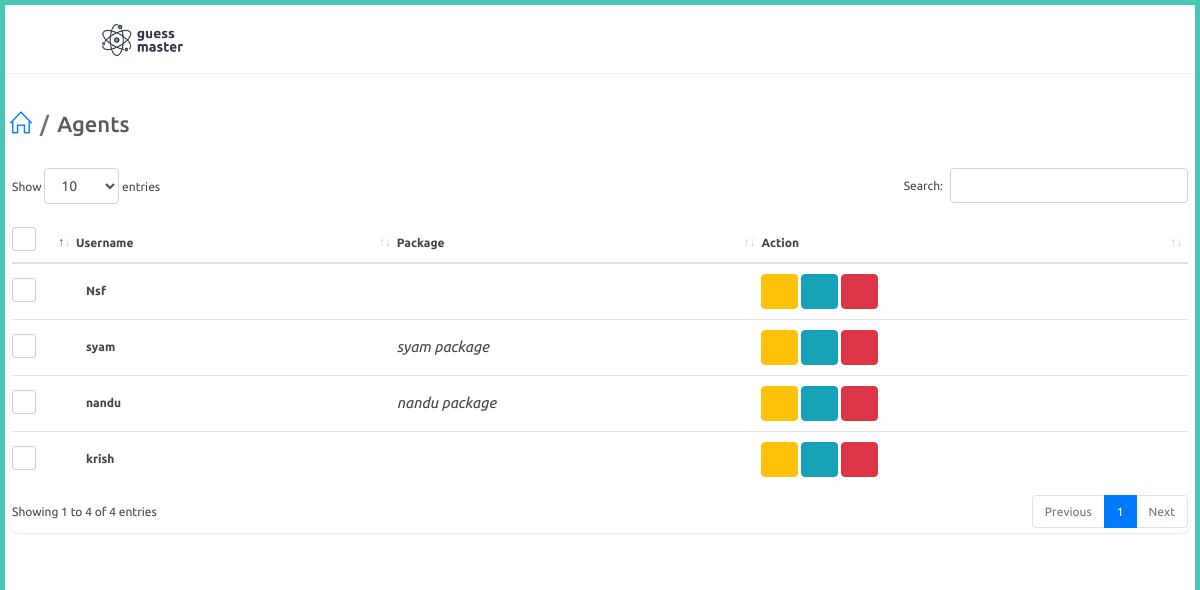
The page /adminapp/view-agent on the database as committed earlier.
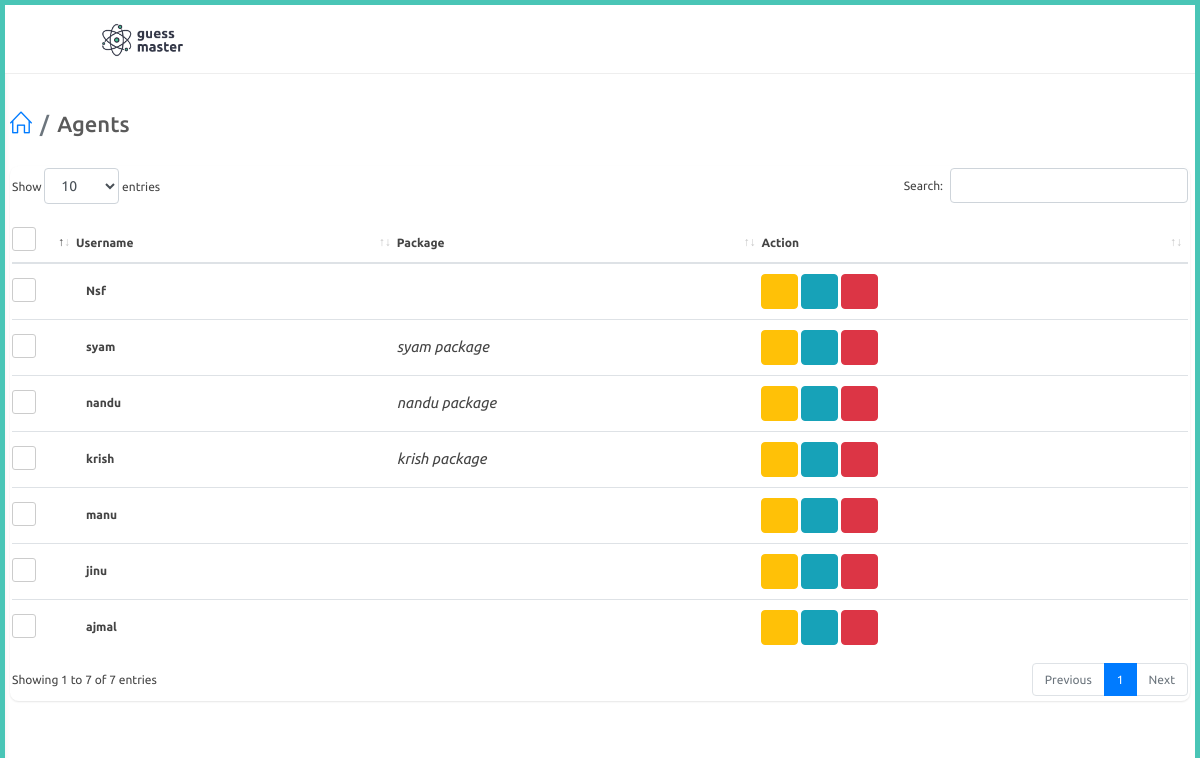
The same page on the database as committed later.
### website/models.py (models this page shows, shortened)
class Agent(models.Model):
    user = models.OneToOneField(User,on_delete=models.CASCADE,related_name="agent")
    agent_name = models.CharField(max_length=100,null=True)
    phone_number = models.CharField(max_length=100,null=True)

class User(AbstractUser):
    is_agent = models.BooleanField("is agent", default=False)
    is_dealer = models.BooleanField("is dealer", default=False)

### adminapp/models.py (models this page shows, shortened)
class AgentPackage(models.Model):
    agent = models.ForeignKey(Agent,on_delete=models.CASCADE,null=True)
    created_by = models.ForeignKey(User,on_delete=models.CASCADE,null=True)
    package_name = models.CharField(max_length=100)
    single_rate = models.FloatField()
    single_dc = models.FloatField()
    double_rate = models.FloatField()
    double_dc = models.FloatField()
    box_rate = models.FloatField()
    box_dc = models.FloatField()
    super_rate = models.FloatField()
    super_dc = models.FloatField()
    first_prize = models.FloatField()
    first_dc = models.FloatField()
    second_prize = models.FloatField()
    second_dc = models.FloatField()
    third_prize = models.FloatField()
    third_dc = models.FloatField()
    fourth_prize = models.FloatField()
    fourth_dc = models.FloatField()
    fifth_prize = models.FloatField()
    fifth_dc = models.FloatField()
    guarantee_prize = models.FloatField()
    guarantee_dc = models.FloatField()
    box_first_prize = models.FloatField()
    box_first_prize_dc = models.FloatField()
    box_series_prize = models.FloatField()
    box_series_dc = models.FloatField()
    single1_prize = models.FloatField()
    single1_dc = models.FloatField()
    double2_prize = models.FloatField()
    double2_dc = models.FloatField()

### adminapp/views.py (the view)
# urls.py: path('view-agent',views.view_agent,name="view_agent"),
def view_agent(request):
    agents = Agent.objects.filter().all()
    packages = AgentPackage.objects.filter().all()
    context = {
        'agents' : agents,
        'packages' : packages
    }
    return render(request,'adminapp/view_agent.html',context)

### templates/adminapp/view_agent.html (shortened to what this page needs)
{% extends 'adminapp/partials/base.html' %}
{% load static %}
{% block content %}
<div id="main-content">
    <div class="container-fluid">
        <div class="block-header">
            <div class="row">
                <div class="col-lg-5 col-md-8 col-sm-12">
                    <h2><a href="javascript:void(0);" class="btn btn-xs btn-link btn-toggle-fullwidth"></a>  <ul class="breadcrumb">
                        <li class="breadcrumb-item"><a href="{% url 'adminapp:index' %}"><i class="icon-home"></i></a></li>
                        <li class="breadcrumb-item">Agents</li>
                    </ul></h2>
                </div>
            </div>
        </div>
        <div class="row clearfix">
            <div class="col-lg-12">
<div class="card">
    <div class="body">
        <div class="table-responsive">
            <table class="table table-hover js-basic-example dataTable table-custom m-b-0 c_list">
                <thead>
                    <tr>
                        <th>
                            <label class="fancy-checkbox">
                                <span></span>
                            </label>
                        </th>
                        <th>Username</th>
                        <th>Package</th>
                        <th>Action</th>
                    </tr>
                </thead>
                    <tbody>
                    {% for agent in agents %}
                    <tr>
                        <td style="width: 50px;">
                            <label class="fancy-checkbox">
                                <span></span>
                            </label>
                        </td>
                        <td>
                            <p class="c_name">{{agent.user.username}}</p>
                        </td>
                        <td>
                            <address><i class="zmdi zmdi-pin">{% for package in packages %}
                                {% if package.agent == agent %}
                                    {{ package.package_name }}
                                {% endif %}
                            {% endfor %}</i></address>
                        </td>
                        <td>
                            {% if agent.user.is_active %}
                            <button  type="button" onclick="agentBan(('{{ agent.id }}'))" class="btn btn-warning" title="Ban"> <i class="fa fa-ban"></i></button>
                            {% else %}
                            <button  type="button" onclick="removeBan(('{{ agent.id }}'))" class="btn btn-warning" title="Remove Ban"> <i class="fa fa-check"></i></button>
                            {% endif %}
                            <a href="{% url 'adminapp:edit_agent' agent.id %}" class="btn btn-info" title="Edit">
                                <i class="fa fa-edit"></i>
                            </a>
                            <button type="button" onclick="agentDelete(('{{ agent.id }}'))" data-type="confirm" class="btn btn-danger js-sweetalert" title="Delete"><i class="fa fa-trash-o"></i></button>
                        </td>
                    </tr>
                    {% endfor %}
                </tbody>
            </table>
        </div>
    </div>
</div>
</div>
</div>
</div>
</div>
{% endblock %}

Rows that differ between the two databases and show on the page:
added AgentPackage: package_name "krish package", shown under Agent "krish"
added Agent: user.username "manu"
added Agent: user.username "jinu"
added Agent: user.username "ajmal"
Other text that changed with them:
text written by a page script: "Show entries Search: Showing 1 to 4 of 4 entries Previous 1 Next" → "Show entries Search: Showing 1 to 7 of 7 entries Previous 1 Next"
